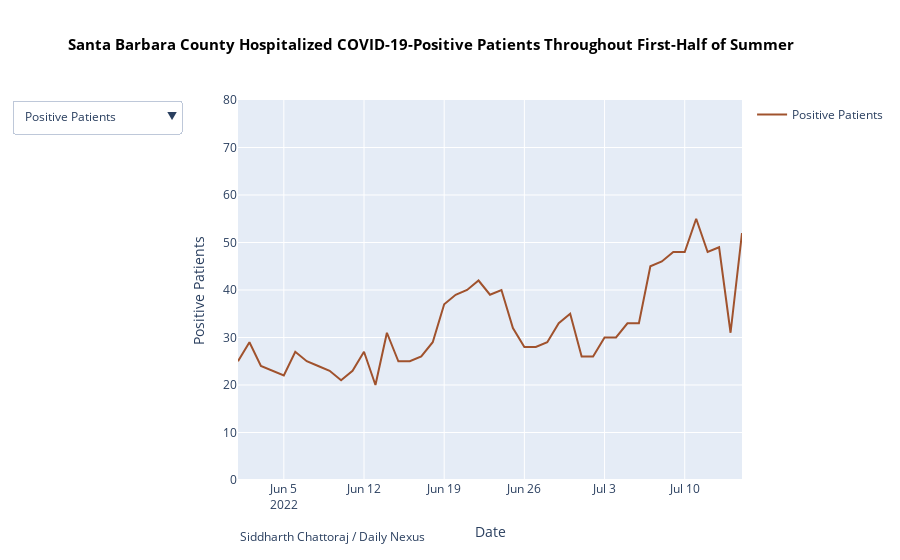

The code cell stored with this chart in its notebook:
### Code cell
hospital_data = pd.read_csv('hospitaldata')
hospital_data['todays_date'] = pd.to_datetime(hospital_data.todays_date).dt.date
sb_hospital = hospital_data[(hospital_data.county == 'Santa Barbara') & (hospital_data.todays_date > date(2022, 5, 31))]
fig2 = go.Figure()
fig2.add_trace(
    go.Scatter(x=list(sb_hospital.todays_date),
               y=list(sb_hospital.hospitalized_covid_confirmed_patients),
               name="Positive Patients",
               line=dict(color='Sienna'),
               visible=True),
          )
fig2.add_trace(
    go.Scatter(x=list(sb_hospital.todays_date),
               y=list(sb_hospital.hospitalized_suspected_covid_patients),
               name="Suspected Patients",
               line=dict(color='Chocolate'),
               visible=False),
          )
fig2.add_trace(
    go.Scatter(x=list(sb_hospital.todays_date),
               y=list(sb_hospital.icu_covid_confirmed_patients),
               name="ICU Positive Patients",
               line=dict(color='Peru'),
               visible=False),
          )
fig2.add_trace(
    go.Scatter(x=list(sb_hospital.todays_date),
               y=list(sb_hospital.icu_suspected_covid_patients),
               name="ICU Suspected Patients",
               line=dict(color='RosyBrown'),
               visible=False),
          )
fig2.add_trace(
    go.Scatter(x=list(sb_hospital.todays_date),
               y=list(sb_hospital.icu_available_beds),
               name="ICU Available Beds",
               line=dict(color='Tan'),
               visible=False),
          )
fig2.update_layout(
    updatemenus=[
        dict(direction="down",
            active=0,
            x=-0.1125,
            y=1,
            buttons=list([
                dict(label="Positive Patients",
                     method="update",
                     args=[{"visible": [True, False, False, False, False]},
                           {'xaxis': {'title': 'Date'},
                           'yaxis': {'title': 'Positive Patients', 'range': [0,80]},
                           'title' : '<b>Santa Barbara County Hospitalized COVID-19-Positive Patients Throughout First-Half of Summer', 'title.x': 0.075,
                           'showlegend':True}]),
                dict(label="Suspected Patients",
                     method="update",
                     args=[{"visible": [False, True, False, False, False]},
                           {'xaxis': {'title': 'Date'},
                           'yaxis': {'title': 'Suspected Patients', 'range': [0,10]},
                           'title' : '<b>Santa Barbara County Hospitalized COVID-19-Suspected Patients Throughout First-Half of Summer', 'title.x': 0.075,
                           'showlegend':True}]),
                dict(label="ICU Positive Patients",
                     method="update",
                     args=[{"visible": [False, False, True, False, False]},
                           {'xaxis': {'title': 'Date'},
                           'yaxis': {'title': 'ICU Positive Patients', 'range': [0,20]},
                           'title' : '<b>Santa Barbara County ICU Hospitalized COVID-19-Positive Patients Throughout First-Half of Summer', 'title.x': 0.075,
                           'showlegend':True}]),
                dict(label="ICU Suspected Patients",
                     method="update",
                     args=[{"visible": [False, False, False, True, False]},
                           {'xaxis': {'title': 'Date'},
                           'yaxis': {'title': 'ICU Suspected Patients', 'range': [0,10]},
                           'title' : '<b>Santa Barbara County ICU Hospitalized COVID-19-Suspected Patients Throughout First-Half of Summer', 'title.x': 0.075,
                           'showlegend':True}]),
                dict(label="ICU Beds Available",
                     method="update",
                     args=[{"visible": [False, False, False, False, True]},
                           {'xaxis': {'title': 'Date'},
                           'yaxis': {'title': 'ICU Hospital Beds Available', 'range': [0,50]},
                           'title' : '<b>Santa Barbara County ICU Hospital Beds Available Throughout First-Half of Summer', 'title.x': 0.15,
                           'showlegend':True}],
                    ),
            ]),
        )
    ],
    title_text='<b>Santa Barbara County Hospitalized COVID-19-Positive Patients Throughout First-Half of Summer',
            title_x=0.075,        
            showlegend = True,
            hovermode='x unified',
            hoverlabel=dict(font_size=12, bgcolor='rgb(255, 255, 255)', namelength = -1),
            xaxis_title="Date", yaxis_title="Positive Patients"
)
fig2.update_yaxes(range=[0, 80])
fig2.update_layout(titlefont=dict(size=15, color='black'))
fig2.add_annotation(text="Siddharth Chattoraj / Daily Nexus",
            showarrow=False)
fig2.update_annotations(xref = 'paper', yref = 'paper', x = 0, y = -0.175)
fig2.show()

### Figure 1 — Plotly figure (JSON) as saved in the notebook; plotly's stock layout.template omitted (floating-point values rounded to 4 significant figures)
{"data": [{"line": {"color": "Sienna"}, "name": "Positive Patients", "type": "scatter", "visible": true, "x": ["2022-06-01", "2022-06-02", "2022-06-03", "2022-06-04", "2022-06-05", "2022-06-06", "2022-06-07", "2022-06-08", "2022-06-09", "2022-06-10", "2022-06-11", "2022-06-12", "2022-06-13", "2022-06-14", "2022-06-15", "2022-06-16", "2022-06-17", "2022-06-18", "2022-06-19", "2022-06-20", "2022-06-21", "2022-06-22", "2022-06-23", "2022-06-24", "2022-06-25", "2022-06-26", "2022-06-27", "2022-06-28", "2022-06-29", "2022-06-30", "2022-07-01", "2022-07-02", "2022-07-03", "2022-07-04", "2022-07-05", "2022-07-06", "2022-07-07", "2022-07-08", "2022-07-09", "2022-07-10", "2022-07-11", "2022-07-12", "2022-07-13", "2022-07-14", "2022-07-15"], "y": [25, 29, 24, 23, 22, 27, 25, 24, 23, 21, 23, 27, 20, 31, 25, 25, 26, 29, 37, 39, 40, 42, 39, 40, 32, 28, 28, 29, 33, 35, 26, 26, 30, 30, 33, 33, 45, 46, 48, 48, 55, 48, 49, 31, 52]}, {"line": {"color": "Chocolate"}, "name": "Suspected Patients", "type": "scatter", "visible": false, "x": ["2022-06-01", "2022-06-02", "2022-06-03", "2022-06-04", "2022-06-05", "2022-06-06", "2022-06-07", "2022-06-08", "2022-06-09", "2022-06-10", "2022-06-11", "2022-06-12", "2022-06-13", "2022-06-14", "2022-06-15", "2022-06-16", "2022-06-17", "2022-06-18", "2022-06-19", "2022-06-20", "2022-06-21", "2022-06-22", "2022-06-23", "2022-06-24", "2022-06-25", "2022-06-26", "2022-06-27", "2022-06-28", "2022-06-29", "2022-06-30", "2022-07-01", "2022-07-02", "2022-07-03", "2022-07-04", "2022-07-05", "2022-07-06", "2022-07-07", "2022-07-08", "2022-07-09", "2022-07-10", "2022-07-11", "2022-07-12", "2022-07-13", "2022-07-14", "2022-07-15"], "y": [0, 0, 0, 0, 1, 0, 0, 2, 1, 0, 0, 0, 0, 0, 1, 0, 0, 0, 0, 0, 0, 1, 1, 2, 2, 1, 0, 0, 1, 0, 0, 1, 0, 0, 1, 0, 0, 1, 2, 2, 2, 2, 2, 2, 2]}, {"line": {"color": "Peru"}, "name": "ICU Positive Patients", "type": "scatter", "visible": false, "x": ["2022-06-01", "2022-06-02", "2022-06-03", "2022-06-04", "2022-06-05", "2022-06-06", "2022-06-07", "2022-06-08", "2022-06-09", "2022-06-10", "2022-06-11", "2022-06-12", "2022-06-13", "2022-06-14", "2022-06-15", "2022-06-16", "2022-06-17", "2022-06-18", "2022-06-19", "2022-06-20", "2022-06-21", "2022-06-22", "2022-06-23", "2022-06-24", "2022-06-25", "2022-06-26", "2022-06-27", "2022-06-28", "2022-06-29", "2022-06-30", "2022-07-01", "2022-07-02", "2022-07-03", "2022-07-04", "2022-07-05", "2022-07-06", "2022-07-07", "2022-07-08", "2022-07-09", "2022-07-10", "2022-07-11", "2022-07-12", "2022-07-13", "2022-07-14", "2022-07-15"], "y": [4, 6, 6, 6, 6, 5, 5, 5, 3, 3, 5, 5, 5, 5, 3, 4, 3, 5, 6, 6, 5, 5, 5, 3, 3, 2, 2, 3, 3, 1, 0, 1, 5, 4, 4, 4, 9, 10, 9, 11, 9, 5, 6, 2, 5]}, {"line": {"color": "RosyBrown"}, "name": "ICU Suspected Patients", "type": "scatter", "visible": false, "x": ["2022-06-01", "2022-06-02", "2022-06-03", "2022-06-04", "2022-06-05", "2022-06-06", "2022-06-07", "2022-06-08", "2022-06-09", "2022-06-10", "2022-06-11", "2022-06-12", "2022-06-13", "2022-06-14", "2022-06-15", "2022-06-16", "2022-06-17", "2022-06-18", "2022-06-19", "2022-06-20", "2022-06-21", "2022-06-22", "2022-06-23", "2022-06-24", "2022-06-25", "2022-06-26", "2022-06-27", "2022-06-28", "2022-06-29", "2022-06-30", "2022-07-01", "2022-07-02", "2022-07-03", "2022-07-04", "2022-07-05", "2022-07-06", "2022-07-07", "2022-07-08", "2022-07-09", "2022-07-10", "2022-07-11", "2022-07-12", "2022-07-13", "2022-07-14", "2022-07-15"], "y": [0, 0, 0, 0, 1, 0, 0, 2, 1, 0, 0, 0, 0, 0, 0, 0, 0, 0, 0, 0, 0, 1, 0, 1, 1, 1, 0, 0, 1, 0, 0, 1, 0, 0, 1, 0, 0, 1, 2, 2, 2, 2, 2, 2, 1]}, {"line": {"color": "Tan"}, "name": "ICU Available Beds", "type": "scatter", "visible": false, "x": ["2022-06-01", "2022-06-02", "2022-06-03", "2022-06-04", "2022-06-05", "2022-06-06", "2022-06-07", "2022-06-08", "2022-06-09", "2022-06-10", "2022-06-11", "2022-06-12", "2022-06-13", "2022-06-14", "2022-06-15", "2022-06-16", "2022-06-17", "2022-06-18", "2022-06-19", "2022-06-20", "2022-06-21", "2022-06-22", "2022-06-23", "2022-06-24", "2022-06-25", "2022-06-26", "2022-06-27", "2022-06-28", "2022-06-29", "2022-06-30", "2022-07-01", "2022-07-02", "2022-07-03", "2022-07-04", "2022-07-05", "2022-07-06", "2022-07-07", "2022-07-08", "2022-07-09", "2022-07-10", "2022-07-11", "2022-07-12", "2022-07-13", "2022-07-14", "2022-07-15"], "y": [18, 18, 29, 27, 28, 30, 21, 19, 18, 26, 26, 33, 20, 30, 39, 37, 30, 29, 32, 35, 30, 26, 22, 21, 23, 30, 33, 30, 21, 23, 29, 25, 20, 20, 18, 21, 21, 15, 20, 24, 21, 19, 15, 11, 22]}], "layout": {"annotations": [{"showarrow": false, "text": "Siddharth Chattoraj / Daily Nexus", "x": 0, "xref": "paper", "y": -0.175, "yref": "paper"}], "hoverlabel": {"bgcolor": "rgb(255, 255, 255)", "font": {"size": 12}, "namelength": -1}, "hovermode": "x unified", "showlegend": true, "title": {"font": {"color": "black", "size": 15}, "text": "<b>Santa Barbara County Hospitalized COVID-19-Positive Patients Throughout First-Half of Summer", "x": 0.075}, "updatemenus": [{"active": 0, "buttons": [{"args": [{"visible": [true, false, false, false, false]}, {"showlegend": true, "title": "<b>Santa Barbara County Hospitalized COVID-19-Positive Patients Throughout First-Half of Summer", "title.x": 0.075, "xaxis": {"title": "Date"}, "yaxis": {"range": [0, 80], "title": "Positive Patients"}}], "label": "Positive Patients", "method": "update"}, {"args": [{"visible": [false, true, false, false, false]}, {"showlegend": true, "title": "<b>Santa Barbara County Hospitalized COVID-19-Suspected Patients Throughout First-Half of Summer", "title.x": 0.075, "xaxis": {"title": "Date"}, "yaxis": {"range": [0, 10], "title": "Suspected Patients"}}], "label": "Suspected Patients", "method": "update"}, {"args": [{"visible": [false, false, true, false, false]}, {"showlegend": true, "title": "<b>Santa Barbara County ICU Hospitalized COVID-19-Positive Patients Throughout First-Half of Summer", "title.x": 0.075, "xaxis": {"title": "Date"}, "yaxis": {"range": [0, 20], "title": "ICU Positive Patients"}}], "label": "ICU Positive Patients", "method": "update"}, {"args": [{"visible": [false, false, false, true, false]}, {"showlegend": true, "title": "<b>Santa Barbara County ICU Hospitalized COVID-19-Suspected Patients Throughout First-Half of Summer", "title.x": 0.075, "xaxis": {"title": "Date"}, "yaxis": {"range": [0, 10], "title": "ICU Suspected Patients"}}], "label": "ICU Suspected Patients", "method": "update"}, {"args": [{"visible": [false, false, false, false, true]}, {"showlegend": true, "title": "<b>Santa Barbara County ICU Hospital Beds Available Throughout First-Half of Summer", "title.x": 0.15, "xaxis": {"title": "Date"}, "yaxis": {"range": [0, 50], "title": "ICU Hospital Beds Available"}}], "label": "ICU Beds Available", "method": "update"}], "direction": "down", "x": -0.1125, "y": 1}], "xaxis": {"title": {"text": "Date"}}, "yaxis": {"range": [0, 80], "title": {"text": "Positive Patients"}}}}
